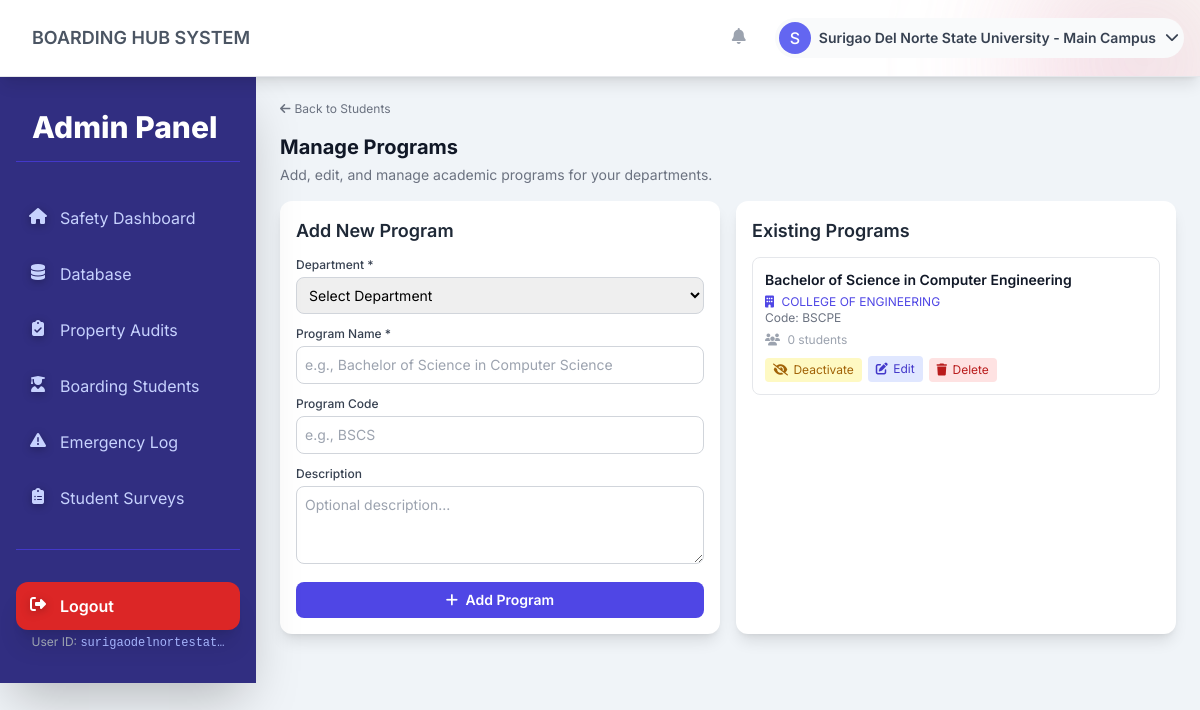
Screenshot of /admin-panel/manage/programs/ (signed in) with the database file from the repository.
### core/models.py (models this page shows, shortened)
class Program(models.Model):
    department = models.ForeignKey(
        Department, on_delete=models.CASCADE, related_name="programs"
    )
    name = models.CharField(max_length=200)
    code = models.CharField(max_length=20, blank=True, help_text="Program code")
    description = models.TextField(blank=True)
    is_active = models.BooleanField(default=True)
    created_at = models.DateTimeField(auto_now_add=True)
    updated_at = models.DateTimeField(auto_now=True)
    class Meta:
        ordering = ["name"]
        unique_together = [["department", "name"]]

class Department(models.Model):
    school = models.ForeignKey(
        School, on_delete=models.CASCADE, related_name="departments"
    )
    name = models.CharField(max_length=200)
    code = models.CharField(
        max_length=20, blank=True, help_text="Department code (e.g., CS, ENG)"
    )
    description = models.TextField(blank=True)
    is_active = models.BooleanField(default=True)
    created_at = models.DateTimeField(auto_now_add=True)
    updated_at = models.DateTimeField(auto_now=True)
    class Meta:
        ordering = ["name"]
        unique_together = [["school", "name"]]

### admin_panel/views.py (the view, shortened to what this page needs)
# urls.py: path('manage/programs/', views.manage_programs, name='manage_programs'),
@school_admin_required
def manage_programs(request):
    profile = request.user.profile
    programs = Program.objects.filter(department__school=profile.school).select_related('department').order_by('department__name', 'name')
    departments = Department.objects.filter(school=profile.school, is_active=True).order_by('name')
    context = {
        'programs': programs,
        'departments': departments,
    }
    return render(request, 'admin_panel/manage_programs.html', context)

### templates/admin_panel/manage_programs.html (shortened to what this page needs)
{% extends 'base.html' %}
{% block sidebar %}
{% include 'admin_panel/_sidebar.html' %}
{% endblock %}
{% block back_button %}
<a href="{% url 'admin_panel:students' %}" class="mb-4 text-xs text-gray-500 hover:text-indigo-600 transition duration-200 flex items-center space-x-1 group inline-block">
    <i class="fas fa-arrow-left text-xs"></i>
    <span>Back to Students</span>
</a>
{% endblock %}
{% block content %}
<header class="mb-4">
    <h2 class="text-xl font-bold text-gray-900">Manage Programs</h2>
    <p class="text-sm text-gray-500 mt-1">Add, edit, and manage academic programs for your departments.</p>
</header>
<div class="grid grid-cols-1 lg:grid-cols-2 gap-4">
    <div class="bg-white p-4 rounded-xl shadow-lg">
        <h3 class="text-lg font-semibold text-gray-800 mb-3">Add New Program</h3>
        <form method="post" action="{% url 'admin_panel:manage_programs' %}">
            <div class="space-y-3">
                <div>
                    <label for="department_id" class="block text-xs font-medium text-gray-700 mb-1">Department *</label>
                    <select id="department_id" name="department_id" required
                            class="w-full p-2 border border-gray-300 rounded-lg focus:ring-indigo-500 focus:border-indigo-500 text-sm">
                        <option value="">Select Department</option>
                    </select>
                </div>
                <div>
                    <label for="name" class="block text-xs font-medium text-gray-700 mb-1">Program Name *</label>
                    <input type="text" id="name" name="name" required
                           class="w-full p-2 border border-gray-300 rounded-lg focus:ring-indigo-500 focus:border-indigo-500 text-sm"
                           placeholder="e.g., Bachelor of Science in Computer Science">
                </div>
                <div>
                    <label for="code" class="block text-xs font-medium text-gray-700 mb-1">Program Code</label>
                    <input type="text" id="code" name="code" maxlength="20"
                           class="w-full p-2 border border-gray-300 rounded-lg focus:ring-indigo-500 focus:border-indigo-500 text-sm"
                           placeholder="e.g., BSCS">
                </div>
                <div>
                    <label for="description" class="block text-xs font-medium text-gray-700 mb-1">Description</label>
                    <textarea id="description" name="description" rows="3"
                              class="w-full p-2 border border-gray-300 rounded-lg focus:ring-indigo-500 focus:border-indigo-500 text-sm"
                              placeholder="Optional description..."></textarea>
                </div>
                <button type="submit" class="w-full p-2 bg-indigo-600 text-white text-sm font-semibold rounded-lg hover:bg-indigo-700 transition">
                    <i class="fas fa-plus mr-1"></i> Add Program
                </button>
            </div>
        </form>
    </div>
    <div class="bg-white p-4 rounded-xl shadow-lg">
        <h3 class="text-lg font-semibold text-gray-800 mb-3">Existing Programs</h3>
        {% if programs %}
        <div class="space-y-2 max-h-[600px] overflow-y-auto">
            {% for prog in programs %}
            <div class="border border-gray-200 rounded-lg p-3 {% if not prog.is_active %}opacity-60{% endif %}">
                <div class="flex justify-between items-start mb-2">
                    <div>
                        <h4 class="text-sm font-semibold text-gray-900">{{ prog.name }}</h4>
                        <p class="text-xs text-indigo-600 mt-1">
                            <i class="fas fa-building mr-1 text-xs"></i> {{ prog.department.name }}
                        </p>
                        {% if prog.code %}
                        <p class="text-xs text-gray-500">Code: {{ prog.code }}</p>
                        {% endif %}
                        <p class="text-xs text-gray-400 mt-1.5">
                            <i class="fas fa-users mr-1 text-xs"></i> {{ prog.students.count }} student{{ prog.students.count|pluralize }}
                        </p>
                    </div>
                </div>
                <div class="flex space-x-1.5 mt-2">
                    <form method="post" action="{% url 'admin_panel:manage_programs' %}" class="inline">
                        <button type="submit" class="text-xs px-2 py-1 rounded {% if prog.is_active %}bg-yellow-100 text-yellow-700 hover:bg-yellow-200{% else %}bg-green-100 text-green-700 hover:bg-green-200{% endif %} transition">
                            {% if prog.is_active %}<i class="fas fa-eye-slash mr-0.5"></i> Deactivate{% else %}<i class="fas fa-eye mr-0.5"></i> Activate{% endif %}
                        </button>
                    </form>
                    <button onclick="editProgram({{ prog.id }}, {{ prog.department.id }}, '{{ prog.name }}', '{{ prog.code }}', '{{ prog.description|escapejs }}')"
                            class="text-xs px-2 py-1 bg-indigo-100 text-indigo-700 rounded hover:bg-indigo-200 transition">
                        <i class="fas fa-edit mr-0.5"></i> Edit
                    </button>
                    <form method="post" action="{% url 'admin_panel:manage_programs' %}" class="inline"
                          onsubmit="return confirm('Are you sure you want to delete this program? This action cannot be undone.');">
                        <button type="submit" class="text-xs px-2 py-1 bg-red-100 text-red-700 rounded hover:bg-red-200 transition">
                            <i class="fas fa-trash mr-0.5"></i> Delete
                        </button>
                    </form>
                </div>
            </div>
            {% endfor %}
        </div>
        {% else %}
        <div class="text-center py-6 text-gray-500">
            <i class="fas fa-graduation-cap text-3xl mb-3 text-gray-300"></i>
            <p class="text-sm">No programs added yet.</p>
        </div>
        {% endif %}
    </div>
</div>
{% endblock %}

### templates/base.html (shortened to what this page needs)
<!DOCTYPE html>
<html lang="en">
<head>
    <script src="https://cdn.tailwindcss.com"></script>
    <link rel="stylesheet" href="https://cdnjs.cloudflare.com/ajax/libs/font-awesome/6.4.0/css/all.min.css" />
    <link rel="stylesheet" href="/static/css/mobile-sidebar.css">
    <link rel="stylesheet" href="/static/css/mobile-nav.css">
</head>
<body class="min-h-screen flex flex-col" style="overflow-x: hidden;">
    {% block body %}
    <header class="flex-shrink-0 border-b border-gray-200 bg-white shadow-lg sticky top-0 p-4 relative overflow-hidden" style="z-index: 9999;">
        <div class="flex justify-between items-center max-w-full mx-auto relative" style="z-index: 10;">
            <div class="flex items-center space-x-4">
                <span class="text-lg font-semibold text-gray-600" id="current-view-title">BOARDING HUB SYSTEM</span>
            </div>
            <div class="flex items-center space-x-4 relative" style="z-index: 20;">
                <div class="relative" style="z-index: 20;">
                    <button id="notification-button" class="relative p-2 rounded-full text-gray-400 hover:text-indigo-600 hover:bg-gray-100 transition duration-200" title="Notifications" style="z-index: 20; position: relative;">
                        <i class="fas fa-bell w-6 h-6"></i>
                    </button>
                </div>
                <div class="relative" style="z-index: 20;">
                    <button id="profile-menu-button" class="flex items-center space-x-2 p-1 rounded-full text-sm font-medium text-gray-700 bg-gray-50 hover:bg-gray-200 transition duration-200 focus:outline-none focus:ring-2 focus:ring-indigo-500" title="User Menu" style="z-index: 20; position: relative;">
                        <span id="user-avatar" class="h-8 w-8 rounded-full bg-indigo-500 flex items-center justify-center text-white text-base">
                            {% if user.is_authenticated %}{{ user.first_name.0|default:user.username.0|upper }}{% else %}G{% endif %}
                        </span>
                        <span class="hidden sm:inline font-semibold" id="user-display-short">
                            {% if user.is_authenticated %}{{ user.first_name|default:"Admin" }}{% else %}Guest{% endif %}
                        </span>
                        <i class="fas fa-chevron-down w-4 h-4 ml-1"></i>
                    </button>
                </div>
            </div>
        </div>
    </header>
    <div class="flex flex-1" style="margin-left: 0; position: relative; z-index: 1;">
        {% block sidebar %}{% endblock %}
        <main class="flex-1 overflow-y-auto" style="padding: 1.5rem; margin-left: 0; height: calc(100vh - 80px); z-index: 1;">
            {% block back_button %}{% endblock %}
            {% block content %}{% endblock %}
        </main>
    </div>
    {% endblock %}
</body>
</html>

### templates/admin_panel/_sidebar.html (shortened to what this page needs)
<nav id="sidebar" class="sidebar fixed inset-y-0 left-0 transform -translate-x-full lg:translate-x-0 lg:static lg:w-64 bg-indigo-900 text-white p-4 shadow-2xl flex-shrink-0 flex flex-col justify-between">
    <div>
        <div class="text-white text-3xl font-extrabold p-4 mb-8 border-b border-indigo-700">
            Admin Panel
        </div>
        <nav class="space-y-2">
            <a href="{% url 'admin_panel:dashboard' %}" class="w-full flex items-center p-3 rounded-xl transition-all duration-200 {% if request.resolver_match.url_name == 'dashboard' %}bg-indigo-700 text-white shadow-lg font-semibold{% else %}text-indigo-200 hover:bg-indigo-800 hover:text-white{% endif %}">
                <i class="fas fa-home w-5 h-5 mr-3 text-center" style="filter: drop-shadow(0 2px 4px rgba(0,0,0,0.3));"></i>
                <span>Safety Dashboard</span>
            </a>
            <a href="{% url 'admin_panel:database' %}" class="w-full flex items-center p-3 rounded-xl transition-all duration-200 {% if request.resolver_match.url_name == 'database' %}bg-indigo-700 text-white shadow-lg font-semibold{% else %}text-indigo-200 hover:bg-indigo-800 hover:text-white{% endif %}">
                <i class="fas fa-database w-5 h-5 mr-3 text-center" style="filter: drop-shadow(0 2px 4px rgba(0,0,0,0.3));"></i>
                <span>Database</span>
            </a>
            <a href="{% url 'admin_panel:audits' %}" class="w-full flex items-center p-3 rounded-xl transition-all duration-200 {% if request.resolver_match.url_name == 'audits' %}bg-indigo-700 text-white shadow-lg font-semibold{% else %}text-indigo-200 hover:bg-indigo-800 hover:text-white{% endif %}">
                <i class="fas fa-clipboard-check w-5 h-5 mr-3 text-center" style="filter: drop-shadow(0 2px 4px rgba(0,0,0,0.3));"></i>
                <span>Property Audits</span>
            </a>
            <a href="{% url 'admin_panel:students' %}" class="w-full flex items-center p-3 rounded-xl transition-all duration-200 {% if request.resolver_match.url_name == 'students' %}bg-indigo-700 text-white shadow-lg font-semibold{% else %}text-indigo-200 hover:bg-indigo-800 hover:text-white{% endif %}">
                <i class="fas fa-user-graduate w-5 h-5 mr-3 text-center" style="filter: drop-shadow(0 2px 4px rgba(0,0,0,0.3));"></i>
                <span>Boarding Students</span>
            </a>
            <a href="{% url 'admin_panel:emergency' %}" class="w-full flex items-center p-3 rounded-xl transition-all duration-200 {% if request.resolver_match.url_name == 'emergency' %}bg-indigo-700 text-white shadow-lg font-semibold{% else %}text-indigo-200 hover:bg-indigo-800 hover:text-white{% endif %}">
                <i class="fas fa-exclamation-triangle w-5 h-5 mr-3 text-center" style="filter: drop-shadow(0 2px 4px rgba(0,0,0,0.3));"></i>
                <span>Emergency Log</span>
            </a>
            <a href="{% url 'admin_panel:survey_list' %}" class="w-full flex items-center p-3 rounded-xl transition-all duration-200 {% if 'survey' in request.resolver_match.url_name %}bg-indigo-700 text-white shadow-lg font-semibold{% else %}text-indigo-200 hover:bg-indigo-800 hover:text-white{% endif %}">
                <i class="fas fa-clipboard-list w-5 h-5 mr-3 text-center" style="filter: drop-shadow(0 2px 4px rgba(0,0,0,0.3));"></i>
                <span>Student Surveys</span>
            </a>
        </nav>
    </div>
    <div class="space-y-1 pb-4 pt-4 border-t border-indigo-700" style="margin-top: 12%">
        <a href="{% url 'accounts:logout' %}" class="w-full flex items-center p-3 rounded-xl bg-red-600 text-white font-semibold shadow-xl hover:bg-red-700 transition-all duration-200 mt-4">
            <i class="fas fa-sign-out-alt w-5 h-5 mr-3 text-center" style="filter: drop-shadow(0 2px 4px rgba(0,0,0,0.3));"></i>
            <span>Logout</span>
        </a>
        <div class="text-gray-400 text-xs truncate text-center mt-0.5">
            User ID: <span class="font-mono text-indigo-300">{{ user.username|truncatechars:20 }}</span>
        </div>
    </div>
</nav>

### static/css/mobile-sidebar.css (style rules this page uses)
@media (min-width: 1025px) { .sidebar { transform: translateX(0) !important; } }

### templates/base.html (style rules this page uses)
body { font-family: 'Inter', sans-serif; background-color: #f0f4f8; }
.sidebar { scrollbar-width: thin; scrollbar-color: #4f46e5 #1f2937; overflow: hidden !important; height: 100%; position: sticky; top: 0; display: flex; flex-direction: column; flex-shrink: 0; z-index: 20; }
.sidebar > div:first-child { flex: 1; min-height: 0; overflow-y: hidden !important; overflow-x: hidden !important; display: flex; flex-direction: column; }
.sidebar > div:first-child > nav { flex: 1; min-height: 0; overflow-y: hidden !important; overflow-x: hidden !important; }

### rows the page displays
Program: name "Bachelor of Science in Computer Engineering", department.name "COLLEGE OF ENGINEERING", code "BSCPE", students.count "0", is_active True (drawn)

### other values shown
{{ user.first_name.0|default:user.username.0|upper }} "S"
{{ user.first_name|default:"Admin" }} "Surigao Del Norte State University - Main Campus"
{{ user.username|truncatechars:20 }} "surigaodelnortestat…"
